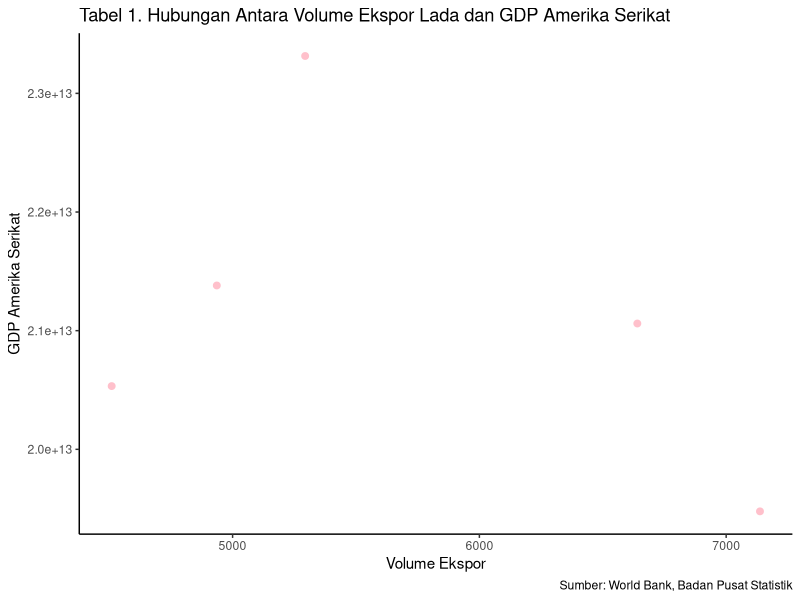
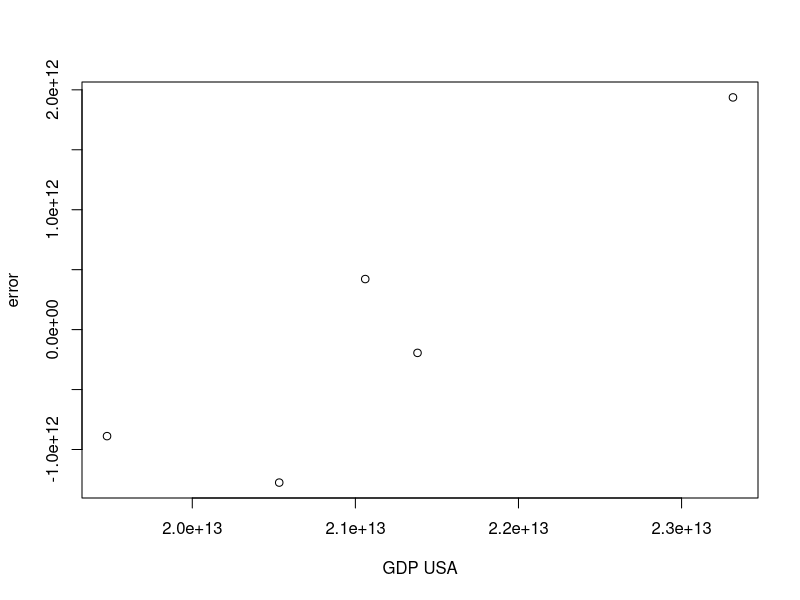

Write the R code that produced these figures, in order.
## ---- chunk 1
#| label: fig-mpg
#| fig-cap: "Hubungan Antara Volume Ekspor Lada dan GDP Amerika Serikat"

library(readxl)
dat<-read_excel('latihan2.xlsx')
library(ggplot2)
ggplot(data=dat, aes(x=X, y=Y))+
  geom_point(color='pink', size=2)+
  labs(title="Tabel 1. Hubungan Antara Volume Ekspor Lada dan GDP Amerika Serikat",
       x="Volume Ekspor",
       y="GDP Amerika Serikat",
       caption = "Sumber: World Bank, Badan Pusat Statistik") +
  theme_classic()                                                                
## ---- chunk 2
#| label: fig1-mpg
#| fig-cap: "City and highway mileage for 38 popular models of cars.Color by number of cylinders"
library('readxl')
dat<-read_excel('latihan2.xlsx')
reg1<-lm(Y~X,data=dat)
dat$u<-resid(reg1)
plot(dat$Y,dat$u,xlab="GDP USA",ylab="error")
## ---- chunk 3
library('readxl')
dat<-read_excel('latihan2.xlsx')
reg1<-lm(Y~X,data=dat)
summary(reg1)
